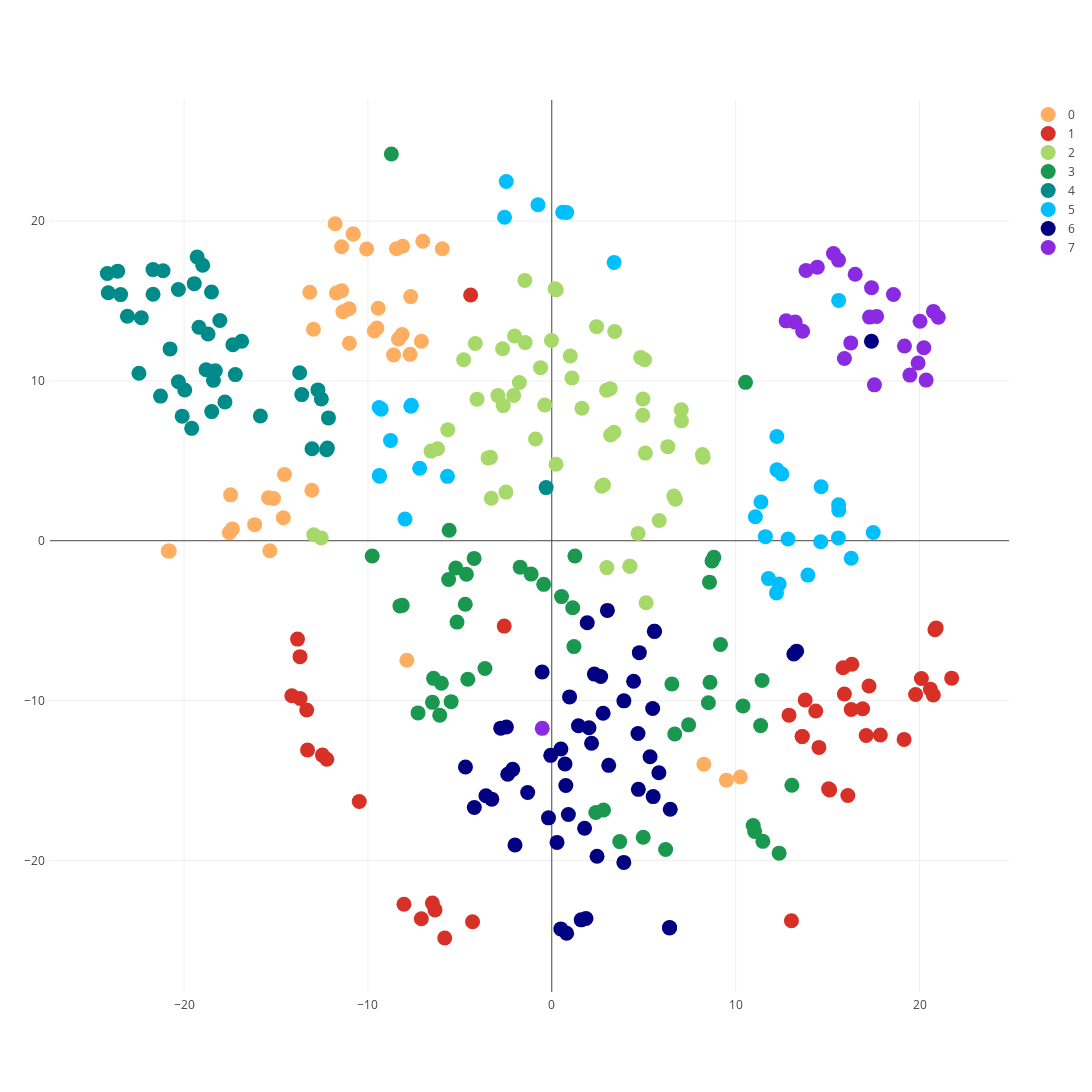

Notebook code for this chart:
### Code cell
draw_embeddings.draw(draw_embeddings.get_tsne(prodigy_aspects_df, text='term', tooltip_col='tooltip'))

### Figure 1 — Plotly figure (JSON) as saved in the notebook; plotly's stock layout.template omitted (floating-point values rounded to 4 significant figures)
{"data": [{"marker": {"color": "rgb(253,174,97)", "size": 15, "symbol": 0}, "mode": "markers", "name": "0", "text": ["SOUND : sound", "SOUND : voices", "SOUND : ringtones", "SOUND : voice", "SOUND : melody", "SOUND : tune", "SOUND : melodies", "SOUND : polyphonic", "SOUND : mute", "SOUND : soundtracks", "SOUND : inaudible", "SOUND : bells", "MEMORY : xp", "MEMORY : linux", "MEMORY : encrypt", "MEMORY : nfs", "TECHNICAL_SUPPORT : technical support", "TECHNICAL_SUPPORT : support", "TECHNICAL_SUPPORT : documentation", "TECHNICAL_SUPPORT : update", "TECHNICAL_SUPPORT : technical documentation", "TECHNICAL_SUPPORT : updates", "TECHNICAL_SUPPORT : updating", "TECHNICAL_SUPPORT : supported", "TECHNICAL_SUPPORT : supports", "TECHNICAL_SUPPORT : issues", "TECHNICAL_SUPPORT : upgrade", "TECHNICAL_SUPPORT : updated", "TECHNICAL_SUPPORT : install", "TECHNICAL_SUPPORT : compatibility", "TECHNICAL_SUPPORT : report", "TECHNICAL_SUPPORT : instructions", "TECHNICAL_SUPPORT : configure", "TECHNICAL_SUPPORT : upgrading", "TECHNICAL_SUPPORT : update", "TECHNICAL_SUPPORT : support", "TECHNICAL_SUPPORT : documentation", "TECHNICAL_SUPPORT : technical support", "TECHNICAL_SUPPORT : technical documentation", "TECHNICAL_SUPPORT : supporting", "TECHNICAL_SUPPORT : assistance"], "type": "scatter", "uid": "61c41283-c1ab-4271-8dbd-46612b9f4e46", "x": [-14.6, -15.41, -20.86, -15.13, -17.37, -16.16, -17.54, -20.8, -13.05, -15.34, -14.54, -17.47, 10.26, 9.497, -7.881, 8.273, -9.511, -8.14, -11.71, -10.8, -11.02, -11.43, -10.07, -7.708, -7.092, -11.01, -8.11, -11.78, -7.014, -7.674, -12.96, -13.16, -5.956, -8.447, -10.8, -8.341, -11.43, -9.653, -11.36, -8.605, -9.44], "y": [1.434, 2.688, -0.6495, 2.646, 0.738, 1.005, 0.5022, -0.6359, 3.157, -0.6289, 4.142, 2.87, -14.78, -14.98, -7.479, -13.99, 13.31, 12.91, 15.49, 19.19, 14.51, 18.4, 18.25, 11.66, 12.48, 12.36, 18.43, 19.83, 18.73, 15.27, 13.23, 15.54, 18.27, 18.26, 19.19, 12.62, 15.64, 13.12, 14.32, 11.63, 14.54]}, {"marker": {"color": "rgb(215,48,39)", "size": 15, "symbol": 0}, "mode": "markers", "name": "1", "text": ["CPU : processor", "CPU : ghz", "CPU : cpu", "CPU : pentium", "CPU : intel", "CPU : overclock", "CPU : mhz", "CPU : athlon", "CPU : gpu", "CPU : amd", "CPU : celeron", "CPU : cpus", "CPU : chipset", "CPU : overclocking", "CPU : xeon", "CPU : processer", "CPU : gigahertz", "CPU : microprocessor", "CPU : mainboard", "CPU : hyperthreading", "CPU : procesor", "CPU : opteron", "CPU : sempron", "CPU : clocked", "CPU : microprocessors", "CPU : underclocked", "CPU : proccessor", "CPU : overclocks", "CPU : proccesor", "CPU : multicore", "CPU : multiprocessor", "CPU : clockspeed", "CPU : microcontroller", "CPU : processing", "CPU : vcore", "CPU : multiprocessing", "CPU : downclocked", "CPU : processers", "CPU : microarchitecture", "CPU : virtualization", "CPU : overclocker", "MEMORY : motherboard", "MEMORY : cpu"], "type": "scatter", "uid": "224c9209-21f7-4d6f-90eb-63bd6934317e", "x": [-13.69, 17.1, 13.62, 16.29, 14.36, -6.353, 17.87, 15.91, 14.53, 13.78, 16.91, 12.9, 16.1, -6.494, 15.84, 20.1, 19.16, -13.69, 15.11, -10.47, 19.79, 16.32, 17.25, -2.587, -13.33, 20.84, 20.75, -7.095, 20.59, -13.28, -12.48, -4.31, -14.14, -13.83, -5.822, -12.24, 20.91, 21.75, 13.04, -4.413, -8.04, 15.06, 13.62], "y": [-7.254, -12.18, -12.25, -10.56, -10.66, -23.1, -12.16, -9.589, -12.93, -9.961, -10.51, -10.91, -15.94, -22.67, -7.95, -8.621, -12.43, -9.873, -15.59, -16.32, -9.62, -7.728, -9.094, -5.343, -10.59, -5.571, -9.654, -23.65, -9.288, -13.09, -13.41, -23.84, -9.696, -6.156, -24.86, -13.67, -5.455, -8.598, -23.78, 15.37, -22.75, -15.52, -12.25]}, {"marker": {"color": "rgb(166,217,106)", "size": 15, "symbol": 0}, "mode": "markers", "name": "2", "text": ["CONNECTION : bluetooth", "CONNECTION : ethernet", "CONNECTION : wlan", "CONNECTION : connection", "CONNECTION : signal", "CONNECTION : signal range", "CONNECTION : network", "CONNECTION : wifi", "CONNECTION : usb", "CONNECTION : wireless", "CONNECTION : modem", "CONNECTION : router", "CONNECTION : linksys", "CONNECTION : connectivity", "CONNECTION : connect", "CONNECTION : modems", "CONNECTION : vpn", "CONNECTION : broadband", "CONNECTION : routers", "CONNECTION : pcmcia", "CONNECTION : wirless", "CONNECTION : dsl", "CONNECTION : wirelessly", "CONNECTION : internet", "CONNECTION : networking", "CONNECTION : switch", "CONNECTION : hotspot", "CONNECTION : connecting", "CONNECTION : switches", "CONNECTION : highspeed", "CONNECTION : tethering", "CONNECTION : routing", "CONNECTION : communications", "CONNECTION : conect", "CONNECTION : wireles", "CONNECTION : connects", "CONNECTION : blutooth", "CONNECTION : hardwired", "CONNECTION : disconnects", "CONNECTION : repeaters", "CONNECTION : hub", "CONNECTION : conected", "CONNECTION : networked", "CONNECTION : tether", "CONNECTION : interconnection", "CONNECTION : wire", "CONNECTION : plugs", "CONNECTION : hotspots", "CONNECTION : communicating", "CONNECTION : roaming", "CONNECTION : transmitted", "SOUND : audio", "SOUND : playback", "MEMORY : usb stick", "MEMORY : usb", "MEMORY : gigabit"], "type": "scatter", "uid": "d0f2c59d-4102-4cfd-ace5-ec54ac731693", "x": [4.693, 3.381, 6.311, -1.763, -6.211, -6.568, -1.446, 5.091, 4.247, 1.096, 3.173, 5.048, 7.052, -0.6116, -2.071, 2.976, 7.043, 1.006, 4.831, 5.13, 8.193, 4.959, -0.384, -0.01565, -2.026, -3.467, 0.2453, -2.931, -3.336, 4.948, 2.815, 3.423, -4.159, 6.725, 8.236, -2.641, 5.844, -0.8834, 0.2304, 1.637, -4.065, 6.638, -2.673, 2.719, 2.435, -3.29, -2.493, 0.1825, -4.793, -1.466, -5.657, -12.95, -12.54, 2.993, 4.246, 3.198], "y": [0.4574, 6.786, 5.884, 9.902, 5.756, 5.607, 12.39, 5.483, -1.598, 10.18, 9.514, 11.33, 7.499, 10.83, 9.092, 9.412, 8.192, 11.56, 11.47, -3.885, 5.392, 8.868, 8.488, 12.53, 12.81, 5.182, 15.7, 9.078, 5.216, 7.854, 3.482, 13.09, 12.34, 2.599, 5.22, 8.453, 1.263, 6.362, 4.782, 8.29, 8.857, 2.791, 12.01, 3.412, 13.39, 2.661, 3.042, 15.77, 11.32, 16.29, 6.947, 0.3731, 0.1757, -1.683, -1.598, 6.617]}, {"marker": {"color": "rgb(26,152,80)", "size": 15, "symbol": 0}, "mode": "markers", "name": "3", "text": ["CONNECTION : wii", "CONNECTION : bt", "CPU : proc", "MEMORY : ram", "MEMORY : rom", "MEMORY : memory", "MEMORY : drive", "MEMORY : memory card", "MEMORY : pen drive", "MEMORY : floppy", "MEMORY : hard drive", "MEMORY : hard disk", "MEMORY : sd card", "MEMORY : disc", "MEMORY : disk", "MEMORY : floppy disk", "MEMORY : card", "MEMORY : gb", "MEMORY : drives", "MEMORY : bootable", "MEMORY : booting", "MEMORY : sd", "MEMORY : flash", "MEMORY : boot", "MEMORY : bios", "MEMORY : gigabyte", "MEMORY : dvd", "MEMORY : discs", "MEMORY : gigabytes", "MEMORY : rw", "MEMORY : nand", "MEMORY : roms", "MEMORY : mem", "MEMORY : megs", "MEMORY : terabyte", "MEMORY : mb", "MEMORY : swap", "MEMORY : dvds", "MEMORY : megabyte", "MEMORY : dd", "MEMORY : blueray", "MEMORY : cdr", "MEMORY : gba", "MEMORY : fs", "MEMORY : kilobytes", "MEMORY : gig", "MEMORY : terabytes", "MEMORY : bytes", "BATTERY : ac"], "type": "scatter", "uid": "ec14a604-7589-4d5c-893b-458e7a6fc04c", "x": [12.37, 9.174, 11.36, 11.44, 10.95, -1.719, -5.222, -1.123, -4.224, 2.394, -4.644, -4.706, 0.5293, -8.131, -5.155, 2.816, -0.4391, 1.206, -5.612, 3.696, 4.973, 1.137, 1.258, 6.192, 13.06, -5.474, 8.817, -8.26, -6.492, 6.688, 6.533, 11.04, 10.4, -4.567, -6.094, -3.635, -5.582, 8.713, -6.003, 8.605, 8.578, 7.441, 11.48, 8.518, -6.431, -9.767, -7.274, -8.726, 10.54], "y": [-19.55, -6.497, -11.57, -8.748, -17.82, -1.655, -1.704, -2.089, -1.108, -17.0, -2.102, -3.977, -3.495, -4.043, -5.093, -16.84, -2.731, -6.624, -2.424, -18.83, -18.56, -4.19, -0.9557, -19.32, -15.3, -10.07, -1.03, -4.078, -10.11, -12.09, -8.966, -18.19, -10.34, -8.667, -10.91, -7.999, 0.655, -1.265, -8.921, -8.861, -2.592, -11.52, -18.81, -10.14, -8.612, -0.9516, -10.77, 24.2, 9.909]}, {"marker": {"color": "rgb(0,139,139)", "size": 15, "symbol": 0}, "mode": "markers", "name": "4", "text": ["SOUND : volume", "SOUND : volume up", "SOUND : volume down", "BATTERY : power bank", "BATTERY : charging time", "BATTERY : charging", "BATTERY : amperage", "BATTERY : overcharge", "PRICE : cost", "PRICE : cheap", "PRICE : money", "PRICE : value", "PRICE : price", "PRICE : expensive", "PRICE : cheaper", "PRICE : costs", "PRICE : prices", "PRICE : priced", "PRICE : pay", "PRICE : discounted", "PRICE : cheapest", "PRICE : affordable", "PRICE : worth", "PRICE : discount", "PRICE : inexpensive", "PRICE : cash", "PRICE : paying", "PRICE : expense", "PRICE : paid", "PRICE : costly", "PRICE : dollar", "PRICE : costing", "PRICE : overpriced", "PRICE : bucks", "PRICE : expenses", "PRICE : charge", "PRICE : profitable", "PRICE : penny", "PRICE : pricy", "PRICE : pays", "PRICE : funds", "PRICE : rebates"], "type": "scatter", "uid": "edab6f15-6baa-44eb-8f80-da92c5c06618", "x": [-13.04, -12.2, -12.25, -12.15, -12.53, -12.72, -0.3077, -13.71, -19.19, -24.17, -19.96, -15.85, -22.32, -19.45, -20.31, -18.7, -23.08, -21.69, -18.8, -23.45, -23.61, -21.69, -17.78, -24.12, -21.14, -20.31, -18.3, -17.34, -18.4, -18.51, -20.1, -18.05, -19.29, -18.5, -16.87, -13.6, -22.45, -19.58, -18.98, -17.21, -21.28, -20.76], "y": [5.755, 5.804, 5.688, 7.685, 8.866, 9.436, 3.322, 10.51, 13.35, 16.72, 9.43, 7.805, 13.95, 16.08, 15.72, 12.94, 14.05, 15.42, 10.7, 15.4, 16.87, 16.96, 8.683, 15.51, 16.89, 9.944, 10.63, 12.26, 10.03, 15.56, 7.795, 13.78, 17.76, 8.078, 12.48, 9.142, 10.48, 7.031, 17.24, 10.39, 9.048, 12.0]}, {"marker": {"color": "rgb(0,191,255)", "size": 15, "symbol": 0}, "mode": "markers", "name": "5", "text": ["CONNECTION : hdmi", "CONNECTION : dvi", "CONNECTION : infrared", "SCREEN : screen", "SCREEN : plasma", "SCREEN : lcd", "SCREEN : rgb", "SCREEN : monitor", "SCREEN : tv", "SCREEN : projector", "SCREEN : hdtv", "SCREEN : monitors", "SCREEN : screens", "SCREEN : televisions", "SCREEN : vga", "SCREEN : crt", "SCREEN : display", "SCREEN : flatscreen", "SCREEN : projectors", "SCREEN : brightness", "SCREEN : touchscreen", "SCREEN : displays", "SCREEN : projection", "SCREEN : cctv", "SCREEN : televison", "SCREEN : lcds", "SCREEN : sreen", "SCREEN : plazma", "SCREEN : wxga", "SCREEN : diode", "SCREEN : amoled", "SCREEN : lens", "SCREEN : dispaly", "SCREEN : retina", "BATTERY : alkaline"], "type": "scatter", "uid": "05b8de29-2eeb-4038-aab9-f622158a8f01", "x": [11.78, 12.36, -7.187, -9.281, 12.24, 12.85, 13.93, -9.378, 11.07, 0.5899, 11.62, -9.367, -9.39, 12.25, 12.22, 14.63, -7.669, 12.51, 0.8107, -8.771, 3.389, -7.637, -0.751, -7.984, 11.38, 15.59, 15.6, 14.65, 16.29, -5.675, 17.48, -2.568, 15.61, -2.476, 15.6], "y": [-2.372, -2.702, 4.537, 8.231, 6.516, 0.1077, -2.151, 4.088, 1.503, 20.55, 0.2556, 4.031, 8.333, 4.434, -3.264, -0.06752, 8.411, 4.173, 20.54, 6.274, 17.41, 8.471, 21.02, 1.362, 2.418, 0.1752, 2.255, 3.381, -1.095, 4.027, 0.5172, 20.23, 1.916, 22.47, 15.04]}, {"marker": {"color": "rgb(0,0,128)", "size": 15, "symbol": 0}, "mode": "markers", "name": "6", "text": ["CONNECTION : firewire", "MEMORY : ssd", "MEMORY : ssd drive", "MEMORY : pendrive", "MEMORY : hdd", "MEMORY : harddrive", "MEMORY : harddisk", "MEMORY : sata", "MEMORY : hardrive", "MEMORY : firewire", "MEMORY : cdrom", "MEMORY : partition", "MEMORY : scsi", "MEMORY : harddrives", "MEMORY : diskette", "MEMORY : thumbdrive", "MEMORY : ntfs", "MEMORY : reformat", "MEMORY : ddr", "MEMORY : microsd", "MEMORY : floppies", "MEMORY : sdcard", "MEMORY : mmc", "MEMORY : partitions", "MEMORY : esata", "MEMORY : defrag", "MEMORY : sdram", "MEMORY : ata", "MEMORY : ramdisk", "MEMORY : superdrive", "MEMORY : harddisks", "MEMORY : reformatted", "MEMORY : filesystems", "MEMORY : pendrives", "MEMORY : partitioning", "MEMORY : hardrives", "MEMORY : defragment", "MEMORY : dvdrw", "MEMORY : floopy", "MEMORY : dirve", "MEMORY : multiboot", "MEMORY : unformatted", "MEMORY : bootdisk", "MEMORY : partitioned", "MEMORY : thumbdrives", "MEMORY : disque", "MEMORY : flashdrives", "MEMORY : cardreader", "MEMORY : fstab", "MEMORY : floppys", "MEMORY : cdroms", "BATTERY : batterie"], "type": "scatter", "uid": "d6787829-4768-4d31-824b-4d095866e9cd", "x": [5.584, 2.319, 2.66, -2.124, 2.793, 2.023, 2.163, 3.923, 1.45, 5.584, 5.346, 1.601, 4.689, 0.4965, 1.784, -2.395, 4.709, -2.468, 13.16, 1.93, 0.9029, 3.096, 3.025, 1.859, 4.762, 6.408, 13.32, 4.449, 6.443, 0.9681, 0.7198, -2.777, 5.514, -3.264, 0.8081, -0.05749, 6.404, 5.487, 0.2849, -1.31, 3.919, -2.0, 2.461, 0.4909, -3.58, -0.5252, -4.214, -4.695, 5.824, -0.1775, 0.7637, 17.39], "y": [-5.669, -8.344, -8.497, -14.3, -10.79, -11.7, -12.67, -10.02, -11.57, -5.669, -13.52, -23.72, -12.06, -13.04, -17.99, -14.61, -15.56, -11.65, -7.085, -5.128, -17.13, -14.06, -4.361, -23.64, -7.004, -24.2, -6.911, -8.792, -16.8, -9.772, -13.97, -11.73, -16.01, -16.17, -24.56, -13.43, -24.23, -10.5, -18.88, -15.76, -20.13, -19.04, -19.74, -24.29, -15.95, -8.215, -16.69, -14.15, -14.52, -17.34, -15.32, 12.48]}, {"marker": {"color": "rgb(138,43,226)", "size": 15, "symbol": 0}, "mode": "markers", "name": "7", "text": ["MEMORY : swappable", "BATTERY : powerbank", "BATTERY : charger", "BATTERY : battery", "BATTERY : batteries", "BATTERY : rechargeable", "BATTERY : chargers", "BATTERY : rechargable", "BATTERY : batterys", "BATTERY : recharger", "BATTERY : recharging", "BATTERY : batery", "BATTERY : nimh", "BATTERY : recharges", "BATTERY : energizer", "BATTERY : duracell", "BATTERY : recharge", "BATTERY : bateries", "BATTERY : rechargeables", "BATTERY : batttery", "BATTERY : rechargers", "BATTERY : bettery", "BATTERY : alkalines", "BATTERY : rechargables"], "type": "scatter", "uid": "f753aabb-dae6-40b4-8a50-fc91619a3d9e", "x": [-0.5195, 17.55, 14.44, 15.32, 15.59, 16.5, 13.83, 17.39, 20.24, 16.26, 13.24, 19.92, 18.58, 13.64, 17.29, 17.67, 12.75, 19.18, 20.76, 19.48, 15.92, 20.36, 20.03, 21.02], "y": [-11.74, 9.753, 17.12, 17.97, 17.56, 16.67, 16.91, 15.82, 12.07, 12.37, 13.68, 11.12, 15.4, 13.11, 13.99, 14.04, 13.75, 12.18, 14.35, 10.36, 11.4, 10.05, 13.73, 13.98]}], "layout": {"autosize": false, "height": 1500, "margin": {"b": 100, "l": 50, "pad": 4, "r": 50, "t": 100}, "width": 1500}}
